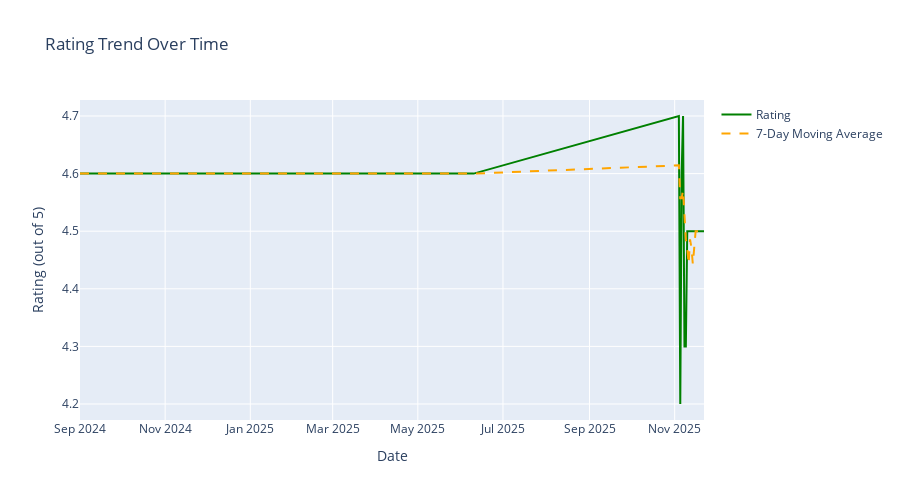

Source (notebook cell):
### Code cell
# Rating over time
fig = go.Figure()

fig.add_trace(go.Scatter(
    x=df['date'],
    y=df['rating'],
    mode='lines',
    name='Rating',
    line=dict(color='green', width=2)
))

# Add 7-day moving average
df['rating_ma7'] = df['rating'].rolling(window=7, min_periods=1).mean()

fig.add_trace(go.Scatter(
    x=df['date'],
    y=df['rating_ma7'],
    mode='lines',
    name='7-Day Moving Average',
    line=dict(color='orange', width=2, dash='dash')
))

fig.update_layout(
    title='Rating Trend Over Time',
    xaxis_title='Date',
    yaxis_title='Rating (out of 5)',
    hovermode='x unified',
    height=500
)

fig.show()

### Figure 1 — Plotly figure (JSON) as saved in the notebook; plotly's stock layout.template omitted (floating-point values rounded to 4 significant figures; data arrays with more than 128 entries replaced by an {"elided": "..."} marker saying what was removed)
{"data": [{"line": {"color": "green", "width": 2}, "mode": "lines", "name": "Rating", "type": "scatter", "x": {"elided": "302 str values"}, "y": {"elided": "302 float values"}}, {"line": {"color": "orange", "dash": "dash", "width": 2}, "mode": "lines", "name": "7-Day Moving Average", "type": "scatter", "x": {"elided": "302 str values"}, "y": {"elided": "302 float values"}}], "layout": {"height": 500, "hovermode": "x unified", "title": {"text": "Rating Trend Over Time"}, "xaxis": {"title": {"text": "Date"}}, "yaxis": {"title": {"text": "Rating (out of 5)"}}}}
